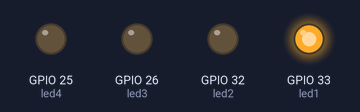
The sketch below on a simulated ESP32. Shown: output pins drawn as LEDs (lit = HIGH).

Above: at 0.1 s.
At 5.1 s:
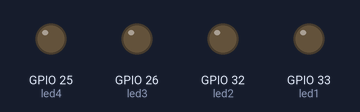
At 9.3 s:
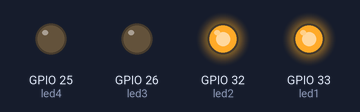
At 19.5 s:
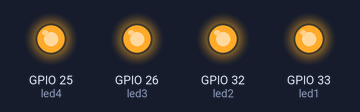
At 28.7 s:
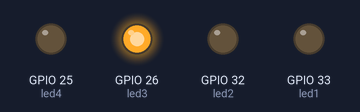
At 38.9 s:
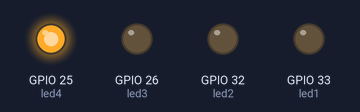
Timing chart, 0 to 40.0 s (numbered marks = the images above):
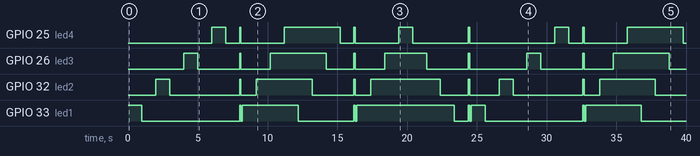

Measured:
- by itself, GPIO 25 (led4): LOW → HIGH at 6.0 s, → LOW 1.0 s later, → HIGH 1.0 s later, → LOW 0.10 s later, … (18 changes in this stretch)
- by itself, GPIO 26 (led3): LOW → HIGH at 4.0 s, → LOW 1.0 s later, → HIGH 3.0 s later, → LOW 0.10 s later, … (18 changes in this stretch)
- by itself, GPIO 32 (led2): LOW → HIGH at 2.0 s, → LOW 1.0 s later, → HIGH 5.0 s later, → LOW 0.10 s later, … (18 changes in this stretch)
- by itself, GPIO 33 (led1): LOW → HIGH at 0.00 s, → LOW 1.0 s later, → HIGH 7.0 s later, → LOW 0.10 s later, … (18 changes in this stretch)

The sketch:

leds.ino
```cpp
const int led1 = 33;
const int led2 = 32;
const int led3 = 26;
const int led4 = 25;

void setup() {
  pinMode(led1, OUTPUT);
  pinMode(led2, OUTPUT);
  pinMode(led3, OUTPUT);
  pinMode(led4, OUTPUT);
}

void loop() {
  padrao1();
  fastBlink();
  padrao2();
  fastBlink();
  padrao3();
  fastBlink();
}

void padrao1() {
  digitalWrite(led1, HIGH);
  delay(1000);
  digitalWrite(led1, LOW);
  delay(1000);
  digitalWrite(led2, HIGH);
  delay(1000);
  digitalWrite(led2, LOW);
  delay(1000);
  digitalWrite(led3, HIGH);
  delay(1000);
  digitalWrite(led3, LOW);
  delay(1000);
  digitalWrite(led4, HIGH);
  delay(1000);
  digitalWrite(led4, LOW);
  delay(1000);
}

void padrao2() {
  digitalWrite(led1, HIGH);
  delay(1000);
  digitalWrite(led2, HIGH);
  delay(1000);
  digitalWrite(led3, HIGH);
  delay(1000);
  digitalWrite(led4, HIGH);
  delay(1000);
  digitalWrite(led1, LOW);
  delay(1000);
  digitalWrite(led2, LOW);
  delay(1000);
  digitalWrite(led3, LOW);
  delay(1000);
  digitalWrite(led4, LOW);
  delay(1000);
}

void padrao3() {
  digitalWrite(led1, HIGH);
  delay(1000);
  digitalWrite(led2, HIGH);
  delay(1000);
  digitalWrite(led3, HIGH);
  delay(1000);
  digitalWrite(led4, HIGH);
  delay(1000);
  digitalWrite(led4, LOW);
  delay(1000);
  digitalWrite(led3, LOW);
  delay(1000);
  digitalWrite(led2, LOW);
  delay(1000);
  digitalWrite(led1, LOW);
  delay(1000);
}

void fastBlink() {
  digitalWrite(led1, HIGH);
  digitalWrite(led2, HIGH);
  digitalWrite(led3, HIGH);
  digitalWrite(led4, HIGH);
  delay(100);
  digitalWrite(led1, LOW);
  digitalWrite(led2, LOW);
  digitalWrite(led3, LOW);
  digitalWrite(led4, LOW);
  delay(100);
}
```
